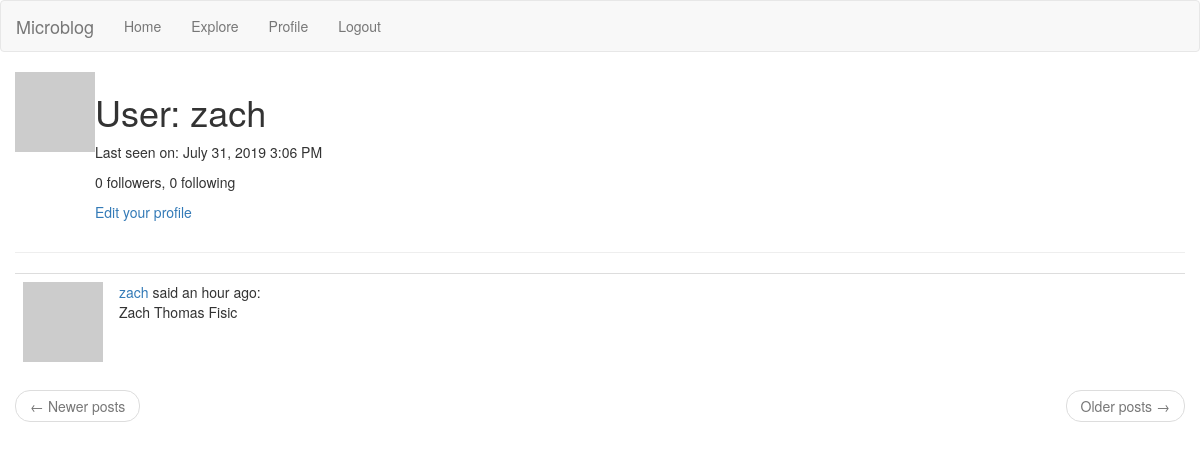
The app's page /user/zach (signed in), older data.
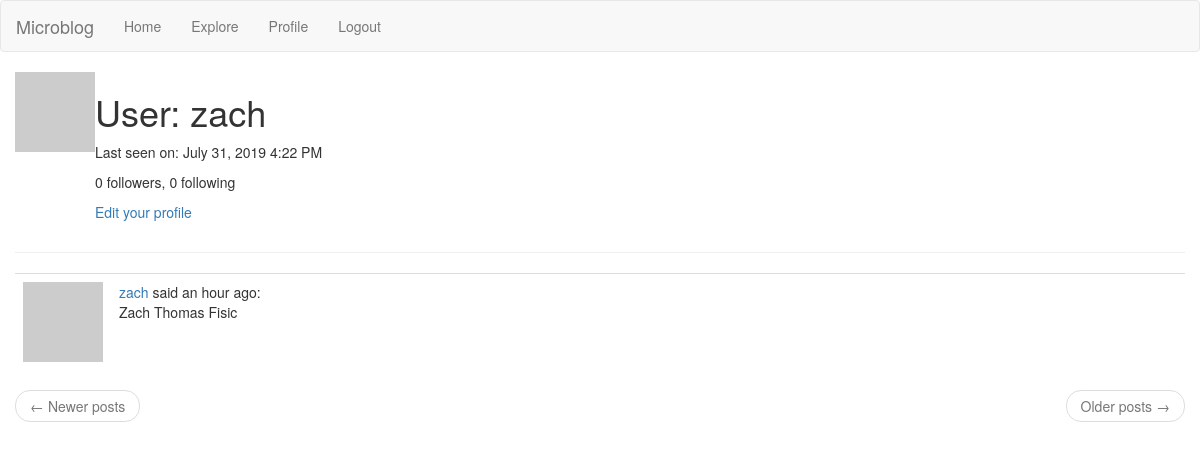
The same page, newer data.
### app/models.py (models this page shows, shortened)
class User(UserMixin, db.Model):
  id = db.Column(db.Integer, primary_key=True)
  username = db.Column(db.String(64), index=True, unique=True)
  email = db.Column(db.String(120), index=True, unique=True)
  password_hash = db.Column(db.String(128))
  posts = db.relationship('Post', backref='author', lazy='dynamic')
  about_me = db.Column(db.String(140))
  last_seen = db.Column(db.DateTime, default=datetime.utcnow)
  followed = db.relationship(
    'User',
    secondary=followers,
    primaryjoin=(followers.c.follower_id == id),
    secondaryjoin=(followers.c.followed_id == id),
    backref=db.backref('followers', lazy='dynamic'),
    lazy='dynamic'
  )
  def avatar(self, size):
    digest = md5(self.email.lower().encode('utf-8')).hexdigest()
    return 'https://www.gravatar.com/avatar/{}?d=identicon&s={}'.format(digest, size)

class Post(db.Model):
  id = db.Column(db.Integer, primary_key=True)
  body = db.Column(db.String(140))
  timestamp = db.Column(db.DateTime, index=True, default=datetime.utcnow)
  user_id = db.Column(db.Integer, db.ForeignKey('user.id'))

### app/routes.py (the view)
@app.route('/user/<username>')
@login_required
def user(username):
  user = User.query.filter_by(username=username).first_or_404()
  page = request.args.get('page', 1, type=int)
  posts = user.posts.order_by(Post.timestamp.desc()).paginate(page, app.config['POSTS_PER_PAGE'], False)
  next_url = url_for('user', username=user.username, page=posts.next_num) if posts.has_next else None
  prev_url = url_for('user', username=user.username, page=posts.prev_num) if posts.has_prev else None
  return render_template('user.html', user=user, posts=posts.items, next_url=next_url, prev_url=prev_url)

### app/models.py (called while the page is built)
@login.user_loader
def load_user(id):
  return User.query.get(int(id))

### app/routes.py (called while the page is built)
@app.before_request
def before_request():
  if current_user.is_authenticated:
    current_user.last_seen = datetime.utcnow()
    db.session.commit()
  g.locale = str(get_locale())

### app/templates/user.html (shortened to what this page needs)
{% extends "base.html" %}
{% block app_content %}
  <table>
    <tr valign="top">
        <td><img src="{{ user.avatar(128) }}"></td>
        <td>
          <h1>{{ _('User') }}: {{ user.username }}</h1>
          {% if user.last_seen %}
          <p>{{ _('Last seen on') }}: {{ moment(user.last_seen).format('LLL') }}</p>
          {% endif %}
          <p>{{ user.followers.count() }} {{ _('followers') }}, {{ user.followed.count() }} {{ _('following') }}</p>
          {% if user == current_user %}
          <p><a href="{{ url_for('edit_profile') }}">{{ _('Edit your profile') }}</a></p>
          {% elif not current_user.is_following(user) %}
          <p><a href="{{ url_for('follow', username=user.username) }}">{{ _('Follow') }}</a></p>
          {% else %}
          <p><a href="{{ url_for('unfollow', username=user.username) }}">{{ _('Unfollow') }}</a></p>
          {% endif %}
        </td>
    </tr>
  </table>
  <hr>
  {% for post in posts %}
    {% include 'post.html' %}
  {% endfor %}
  <nav aria-label="...">
    <ul class="pager">
      <li class="previous{% if not prev_url %} disabled{% endif %}">
        <a href="{{ prev_url or '#' }}">
          <span aria-hidden="true">&larr;</span> {{ _('Newer posts') }}
        </a>
      </li>
      <li class="next{% if not next_url %} disabled{% endif %}">
        <a href="{{ next_url or '#' }}">
          {{ _('Older posts') }} <span aria-hidden="true">&rarr;</span>
        </a>
      </li>
    </ul>
  </nav>
{% endblock %}

### app/templates/base.html (shortened to what this page needs)
{% extends "bootstrap/base.html" %}
{% block navbar %}
  <nav class="navbar navbar-default">
    <div class="container-fluid">
      <div class=navbar-header>
        <span class="navbar-brand">Microblog</span>
      </div>
      <div class="collapse navbar-collapse">
        <ul class="nav navbar-nav">
          <li><a class="nav-item nav-link" href="{{url_for('index')}}">{{ _('Home') }}</a></li>
          {% if current_user.is_anonymous %}
          <li><a class="nav-item nav-link" href="{{url_for('login')}}">{{ _('Login') }}</a></li>
          {% else %}
          <li><a class="nav-item nav-link" href="{{url_for('explore')}}">{{ _('Explore') }}</a></li>
          <li><a class="nav-item nav-link" href="{{url_for('user', username=current_user.username)}}">{{ _('Profile') }}</a></li>
          <li><a class="nav-item nav-link" href="{{url_for('logout')}}">{{ _('Logout') }}</a></li>
          {% endif %}
        </ul>
      </div>
    </div>
  </nav>
{% endblock %}
{% block content %}
  <div class="container">
    <div class="row">
      {% block app_content %}{% endblock %}
    </div>
  </div>
{% endblock %}

### app/templates/post.html
<table class="table table-hover">
  <tr>
    <td width="70px">
      <a href="{{ url_for('user', username=post.author.username) }}">
        <img src="{{ post.author.avatar(70) }}" />
      </a>
    </td>
    <td>
      <a href="{{ url_for('user', username=post.author.username) }}">
        {{ post.author.username }}
      </a>
      {{ _('said') }} {{ moment(post.timestamp).fromNow() }}:
      <br>
      {{ post.body }}
    </td>
  </tr>
</table>

Row changes from the older to the newer data that the page shows:
changed User "zach": last_seen "July 31, 2019 3:06 PM" → "July 31, 2019 4:22 PM"
